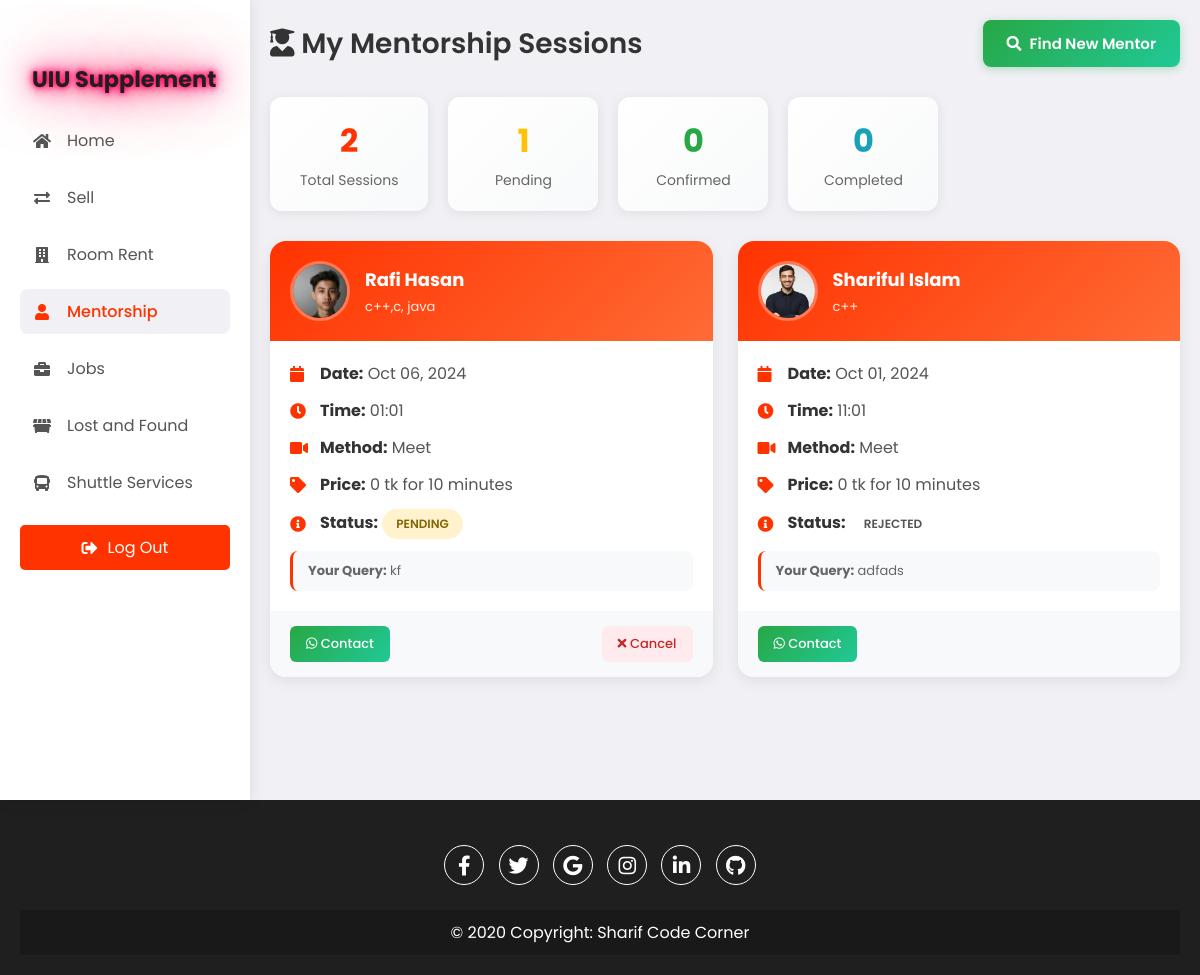
Screenshot of /mymentors.php (signed in) with the database file from the repository.
### tables this page shows
CREATE TABLE `request_mentorship_session` (
  `session_id` int(11) NOT NULL,
  `user_id` int(11) NOT NULL,
  `mentor_id` int(11) NOT NULL,
  `session_time` varchar(255) NOT NULL,
  `session_price` varchar(255) NOT NULL,
  `communication_method` varchar(255) NOT NULL,
  `session_date` date NOT NULL,
  `problem_description` text DEFAULT NULL,
  `status` varchar(50) DEFAULT 'Pending',
  `created_at` timestamp NOT NULL DEFAULT current_timestamp()
);

CREATE TABLE `uiumentorlist` (
  `id` int(11) NOT NULL,
  `photo` varchar(255) DEFAULT NULL,
  `name` varchar(100) NOT NULL,
  `bio` text NOT NULL,
  `language` enum('Bangla','English') NOT NULL,
  `response_time` enum('6 hours','12 hours','24 hours','48 hours','72 hours') NOT NULL,
  `industry` enum('Tech','Finance','Healthcare','Marketing','Other') NOT NULL,
  `hourly_rate` varchar(50) NOT NULL,
  `company` varchar(100) DEFAULT NULL,
  `country` enum('Bangladesh','USA','UK','India','Canada') NOT NULL,
  `skills` text DEFAULT NULL,
  `email` varchar(100) NOT NULL,
  `whatsapp` varchar(20) DEFAULT NULL,
  `linkedin` varchar(255) DEFAULT NULL,
  `facebook` varchar(255) DEFAULT NULL
);

### mymentors.php (the view, shortened to what this page needs)
<?php
$servername = "localhost";
$username = "root";
$password = "";
$dbname = "uiusupplements";
$conn = new mysqli($servername, $username, $password, $dbname);
$userId = $_SESSION['user_id'];
$stmt = $conn->prepare("
    SELECT r.session_id, r.mentor_id, r.session_time, r.session_price,
           r.communication_method, r.session_date, r.problem_description, r.status, r.created_at,
           m.name AS mentor_name, m.photo AS mentor_photo, m.email AS mentor_email,
           m.whatsapp AS mentor_whatsapp, m.skills AS mentor_skills
    FROM request_mentorship_session r
    JOIN uiumentorlist m ON r.mentor_id = m.id
    WHERE r.user_id = ?
    ORDER BY r.session_date DESC
");
$stmt->bind_param("i", $userId);
$stmt->execute();
$sessions = $stmt->get_result();
$pendingCount = 0;
$confirmedCount = 0;
$completedCount = 0;
$sessionsList = [];
while ($row = $sessions->fetch_assoc()) {
    $sessionsList[] = $row;
    switch (strtolower($row['status'])) {
        case 'pending':
            $pendingCount++;
            break;
    }
}
?>
<!DOCTYPE html>
<html lang="en">
<head>
    <link rel="stylesheet" href="https://cdnjs.cloudflare.com/ajax/libs/font-awesome/5.15.4/css/all.min.css" />
    <link rel="stylesheet" href="assets/css/index.css" />
</head>
<body>
    <div class="container">
        <nav>
            <ul>
                <li><a href="uiusupplementhomepage.php" class="logo">
                        <h1 class="styled-title">UIU Supplement</h1>
                    </a></li>
                <li><a href="uiusupplementhomepage.php">
                        <i class="fas fa-home"></i>
                        <span class="nav-item">Home</span>
                    </a></li>
                <li><a href="SellAndExchange.php">
                        <i class="fas fa-exchange-alt"></i>
                        <span class="nav-item">Sell</span>
                    </a></li>
                <li><a href="availablerooms.php">
                        <i class="fas fa-building"></i>
                        <span class="nav-item">Room Rent</span>
                    </a></li>
                <li><a href="browsementors.php" class="active">
                        <i class="fas fa-user"></i>
                        <span class="nav-item">Mentorship</span>
                    </a></li>
                <li><a href="parttimejob.php">
                        <i class="fas fa-briefcase"></i>
                        <span class="nav-item">Jobs</span>
                    </a></li>
                <li><a href="lostandfound.php">
                        <i class="fas fa-dumpster"></i>
                        <span class="nav-item">Lost and Found</span>
                    </a></li>
                <li><a href="shuttle_tracking_system.php">
                        <i class="fas fa-bus"></i>
                        <span class="nav-item">Shuttle Services</span>
                    </a></li>
            </ul>
            <a href="uiusupplementlogin.html" class="logout-btn">
                <i class="fas fa-sign-out-alt"></i> Log Out
            </a>
        </nav>
        <section class="main">
            <div class="page-header">
                <h1 class="page-title"><i class="fas fa-user-graduate"></i> My Mentorship Sessions</h1>
                <a href="browsementors.php" class="add-product-btn">
                    <i class="fas fa-search"></i> Find New Mentor
                </a>
            </div>
            <div class="stats-bar">
                <div class="stat-card">
                    <div class="number"><?php echo count($sessionsList); ?></div>
                    <div class="label">Total Sessions</div>
                </div>
                <div class="stat-card pending">
                    <div class="number"><?php echo $pendingCount; ?></div>
                    <div class="label">Pending</div>
                </div>
                <div class="stat-card confirmed">
                    <div class="number"><?php echo $confirmedCount; ?></div>
                    <div class="label">Confirmed</div>
                </div>
                <div class="stat-card completed">
                    <div class="number"><?php echo $completedCount; ?></div>
                    <div class="label">Completed</div>
                </div>
            </div>
            <?php if (count($sessionsList) > 0): ?>
                <div class="sessions-grid">
                    <?php foreach ($sessionsList as $session): ?>
                        <div class="session-card">
                            <div class="session-header">
                                <img src="<?php echo htmlspecialchars($session['mentor_photo'] ?? 'https://via.placeholder.com/60'); ?>"
                                     alt="Mentor" class="mentor-avatar">
                                <div class="mentor-info">
                                    <h3><?php echo htmlspecialchars($session['mentor_name']); ?></h3>
                                    <div class="skills"><?php echo htmlspecialchars($session['mentor_skills'] ?? 'Expert Mentor'); ?></div>
                                </div>
                            </div>
                            <div class="session-body">
                                <div class="session-detail">
                                    <i class="fas fa-calendar"></i>
                                    <span><strong>Date:</strong> <?php echo date('M d, Y', strtotime($session['session_date'])); ?></span>
                                </div>
                                <div class="session-detail">
                                    <i class="fas fa-clock"></i>
                                    <span><strong>Time:</strong> <?php echo htmlspecialchars($session['session_time']); ?></span>
                                </div>
                                <div class="session-detail">
                                    <i class="fas fa-video"></i>
                                    <span><strong>Method:</strong> <?php echo htmlspecialchars($session['communication_method']); ?></span>
                                </div>
                                <div class="session-detail">
                                    <i class="fas fa-tag"></i>
                                    <span><strong>Price:</strong> <?php echo htmlspecialchars($session['session_price']); ?></span>
                                </div>
                                <div class="session-detail">
                                    <i class="fas fa-info-circle"></i>
                                    <span><strong>Status:</strong>
                                        <span class="status-badge status-<?php echo strtolower($session['status']); ?>">
                                            <?php echo htmlspecialchars($session['status']); ?>
                                        </span>
                                    </span>
                                </div>
                                <?php if (!empty($session['problem_description'])): ?>
                                    <div class="problem-desc">
                                        <strong>Your Query:</strong> <?php echo htmlspecialchars($session['problem_description']); ?>
                                    </div>
                                <?php endif; ?>
                            </div>
                            <div class="session-footer">
                                <a href="https://wa.me/<?php echo htmlspecialchars($session['mentor_whatsapp'] ?? ''); ?>"
                                   target="_blank" class="action-btn btn-contact">
                                    <i class="fab fa-whatsapp"></i> Contact
                                </a>
                                <?php if (strtolower($session['status']) == 'pending'): ?>
                                    <a href="mymentors.php?cancel=<?php echo $session['session_id']; ?>"
                                       class="action-btn btn-cancel"
                                       onclick="return confirm('Are you sure you want to cancel this session?');">
                                        <i class="fas fa-times"></i> Cancel
                                    </a>
                                <?php endif; ?>
                            </div>
                        </div>
                    <?php endforeach; ?>
                </div>
            <?php endif; ?>
        </section>
    </div>
    <footer class="footer">
        <div class="social-icons">
            <a href="https://www.facebook.com/sharif.me2018"><i class="fab fa-facebook-f"></i></a>
            <a href="#"><i class="fab fa-twitter"></i></a>
            <a href="#"><i class="fab fa-google"></i></a>
            <a href="https://www.instagram.com/shariful_islam10"><i class="fab fa-instagram"></i></a>
            <a href="#"><i class="fab fa-linkedin-in"></i></a>
            <a href="https://www.github.com/sharif2023"><i class="fab fa-github"></i></a>
        </div>
        <div class="copyright">
            &copy; 2020 Copyright: <a href="https://www.youtube.com/@SHARIFsCODECORNER">Sharif Code Corner</a>
        </div>
    </footer>
</body>
</html>

### assets/css/index.css (style rules this page uses)
* { margin: 0; padding: 0; box-sizing: border-box; font-family: "Poppins", sans-serif; }
body { margin: 0; font-family: Arial, sans-serif; display: flex; flex-direction: column; min-height: 100vh; background-color: #f0f0f5; }
.container { display: flex; min-height: 100vh; position: relative; }
nav { width: 100%; max-width: 250px; background-color: #fff; padding: 20px; height: 100vh; max-height: 100vh; overflow-y: auto; box-shadow: 0 0 15px rgba(0, 0, 0, 0.1); position: fixed; top: 0; left: 0; transition: top 0.3s ease-in-out; z-index: 1000; }
.styled-title { font-size: 1.4rem; color: #1F1F1F; font-weight: 700; text-shadow: 0 0 5px #ff005e, 0 0 10px #ff005e, 0 0 20px #ff005e, 0 0 40px #ff005e, 0 0 80px #ff005e; animation: glow 1.5s infinite alternate; }
nav ul { list-style-type: none; padding-top: 20px; padding-left: 0; margin: 0; }
nav ul li { margin: 12px 0; }
nav ul li a { color: #555; font-size: 16px; display: flex; align-items: center; padding: 10px 12px; text-decoration: none; border-radius: 8px; transition: all 0.2s ease; }
nav ul li a i { width: 20px; text-align: center; font-size: 16px; }
nav ul li a.active { background-color: #f0f0f5; color: #FF3300; font-weight: 500; }
nav ul li a .nav-item { margin-left: 15px; }
.logout-btn { background-color: #FF3300; color: white; padding: 10px 20px; text-align: center; border-radius: 5px; display: flex; justify-content: center; align-items: center; font-size: 16px; margin-top: 20px; cursor: pointer; text-decoration: none; }
.logout-btn i { margin-right: 10px; }
.main { flex: 1; margin-left: 250px; padding: 40px; }
.add-product-btn, .add-listing-btn, .add-mentor-btn { background: linear-gradient(135deg, #28a745 0%, #20c997 100%); color: white; padding: 12px 24px; border: none; border-radius: 8px; cursor: pointer; font-weight: 600; font-size: 15px; text-decoration: none; display: inline-flex; align-items: center; gap: 8px; transition: all 0.3s ease; box-shadow: 0 2px 8px rgba(40, 167, 69, 0.3); }
.footer { background-color: #1F1F1F; color: white; text-align: center; padding: 20px; width: 100%; position: relative; }
.social-icons { margin: 20px 0; }
.social-icons a { display: inline-block; width: 40px; height: 40px; line-height: 40px; margin: 5px; background-color: transparent; color: white; border: 1px solid white; border-radius: 50%; text-align: center; text-decoration: none; font-size: 20px; }
.copyright { background-color: rgba(0, 0, 0, 0.2); padding: 10px; margin-top: 10px; }
.copyright a { color: white; text-decoration: none; }
@media (max-width: 1200px) { .main { padding: 20px; } }

### rows the page displays
request_mentorship_session: mentor.photo (picture), mentor.name "Rafi Hasan", mentor.skills "c++,c, java", session_date "Oct 06, 2024", session_time "01:01", communication_method "Meet", session_price "0 tk for 10 minutes", status "PENDING", problem_description "kf"
request_mentorship_session: mentor.photo (picture), mentor.name "Shariful Islam", mentor.skills "c++", session_date "Oct 01, 2024", session_time "11:01", communication_method "Meet", session_price "0 tk for 10 minutes", status "REJECTED", problem_description "adfads"

### other values shown
count($sessionsList) "2"
$pendingCount "1"
$confirmedCount "0"
$completedCount "0"
